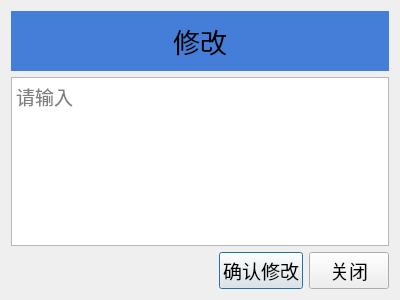
<?xml version="1.0" encoding="UTF-8"?>
<ui version="4.0">
    <class>Dialog</class>
    <widget class="QDialog" name="Dialog">
        <property name="geometry">
            <rect>
                <x>0</x>
                <y>0</y>
                <width>400</width>
                <height>300</height>
            </rect>
        </property>
        <property name="font">
            <font>
                <family>黑体</family>
                <pointsize>14</pointsize>
            </font>
        </property>
        <property name="windowTitle">
            <string>Dialog</string>
        </property>
        <layout class="QVBoxLayout" name="verticalLayout">
            <item>
                <widget class="QLabel" name="label">
                    <property name="font">
                        <font>
                            <family>黑体</family>
                            <pointsize>20</pointsize>
                        </font>
                    </property>
                    <property name="styleSheet">
                        <string notr="true">background-color: rgb(68, 126, 217);
                            padding: 10px
                        </string>
                    </property>
                    <property name="text">
                        <string>修改</string>
                    </property>
                    <property name="alignment">
                        <set>Qt::AlignCenter</set>
                    </property>
                </widget>
            </item>
            <item>
                <widget class="QTextEdit" name="textEdit">
                    <property name="font">
                        <font>
                            <pointsize>14</pointsize>
                        </font>
                    </property>
                    <property name="acceptRichText">
                        <bool>false</bool>
                    </property>
                    <property name="placeholderText">
                        <string>请输入</string>
                    </property>
                </widget>
            </item>
            <item>
                <layout class="QHBoxLayout" name="horizontalLayout_2">
                    <item>
                        <spacer name="horizontalSpacer_2">
                            <property name="orientation">
                                <enum>Qt::Horizontal</enum>
                            </property>
                            <property name="sizeHint" stdset="0">
                                <size>
                                    <width>40</width>
                                    <height>20</height>
                                </size>
                            </property>
                        </spacer>
                    </item>
                    <item>
                        <widget class="QPushButton" name="btn_modify">
                            <property name="font">
                                <font>
                                    <family>黑体</family>
                                    <pointsize>14</pointsize>
                                </font>
                            </property>
                            <property name="cursor">
                                <cursorShape>PointingHandCursor</cursorShape>
                            </property>
                            <property name="text">
                                <string>确认修改</string>
                            </property>
                        </widget>
                    </item>
                    <item>
                        <widget class="QPushButton" name="btn_close">
                            <property name="font">
                                <font>
                                    <family>黑体</family>
                                    <pointsize>14</pointsize>
                                </font>
                            </property>
                            <property name="cursor">
                                <cursorShape>PointingHandCursor</cursorShape>
                            </property>
                            <property name="text">
                                <string>关闭</string>
                            </property>
                        </widget>
                    </item>
                </layout>
            </item>
        </layout>
    </widget>
    <resources/>
    <connections/>
</ui>
